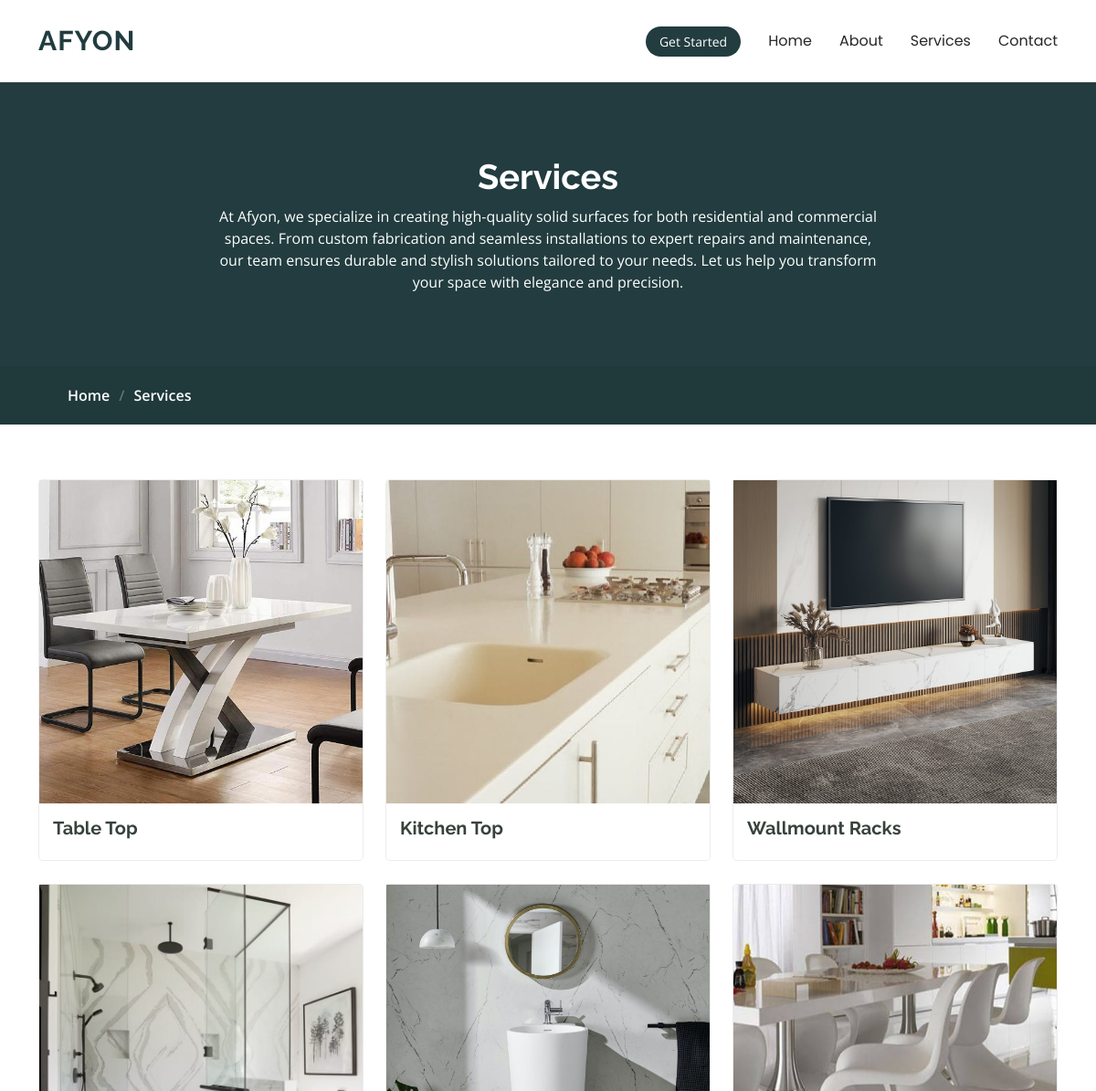
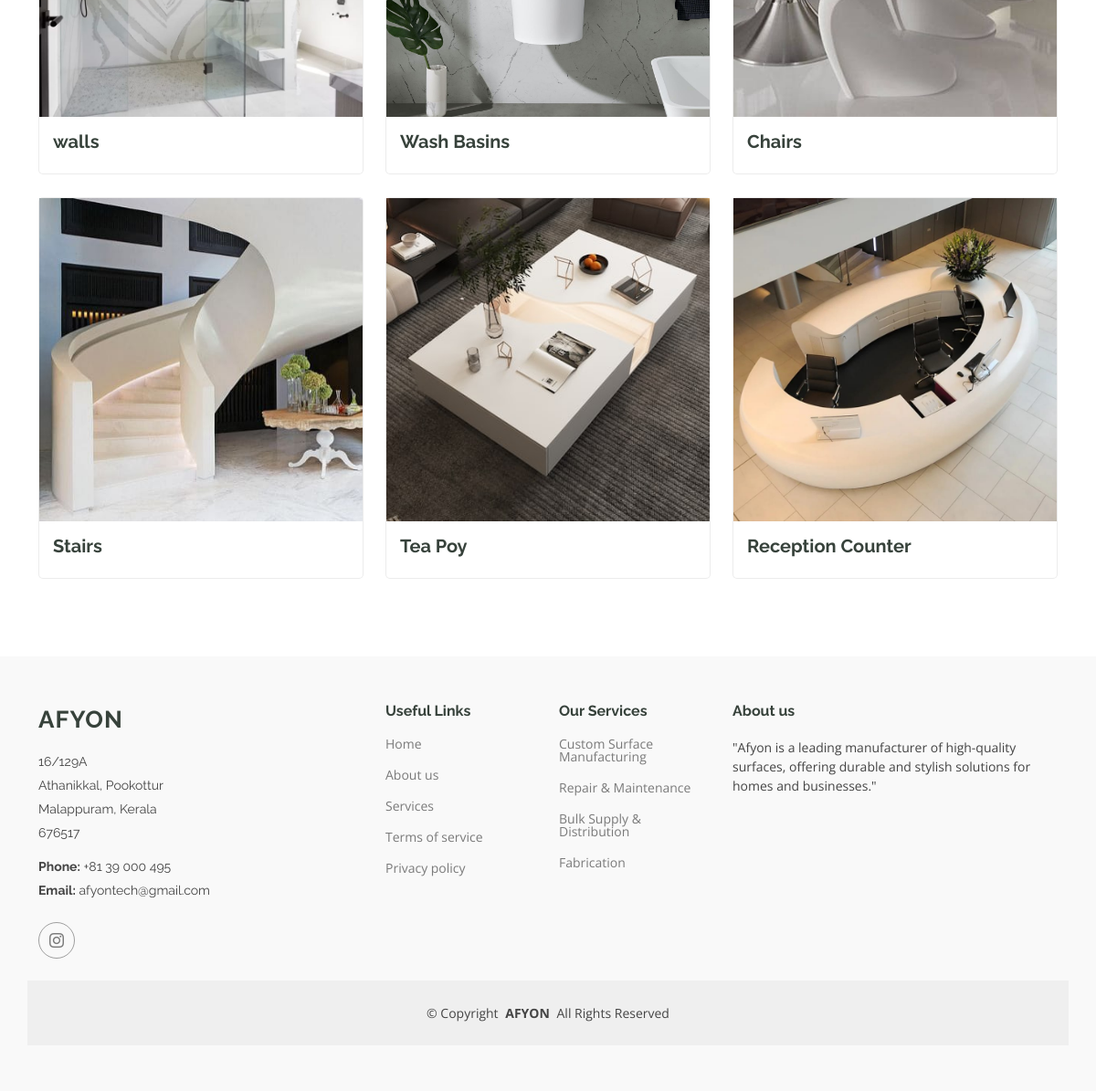
Page /services/ on the committed database (2 pictures, top to bottom).
### web/models.py (models this page shows, shortened)
class Services(models.Model):
    name = models.CharField(max_length=100)
    image = models.ImageField(upload_to='media/services')
    class Meta:
        verbose_name_plural = "service"
        verbose_name = "Services"

### web/views.py (the view)
# urls.py: path('services/', views.ServicesView.as_view(), name='services'),
class ServicesView(TemplateView):
    template_name = 'web/services.html'
    def get_context_data(self, **kwargs):
        context = super().get_context_data(**kwargs)
        context['service'] = Services.objects.all()
        context['is_services'] = True
        return context

### templates/web/services.html (shortened to what this page needs)
{% extends "web/base.html" %}
{% load static %}
{% block content %}
<main class="main">
    <div class="page-title" data-aos="fade">
      <div class="heading">
        <div class="container">
          <div class="row d-flex justify-content-center text-center">
            <div class="col-lg-8">
              <h1>Services</h1>
              <p class="mb-0">At Afyon, we specialize in creating high-quality solid surfaces for both residential and commercial spaces. From custom fabrication and seamless installations to expert repairs and maintenance, our team ensures durable and stylish solutions tailored to your needs. Let us help you transform your space with elegance and precision.</p>
            </div>
          </div>
        </div>
      </div>
      <nav class="breadcrumbs">
        <div class="container">
          <ol>
            <li><a href="{% url "index" %}">Home</a></li>
            <li class="{% url "services" %}">Services</li>
          </ol>
        </div>
      </nav>
    </div>
    <section id="courses" class="courses section">
      <div class="container">
        <div class="row">
         {% for i in service %}
          <div class="col-lg-4 col-md-6 d-flex align-items-stretch" data-aos="zoom-in" data-aos-delay="100">
            <div class="course-item">
              <img src="{{i.image.url}}" class="img-fluid" alt="...">
              <div class="course-content">
                <h3>{{i.name}}</h3>
              </div>
            </div>
          </div>
          {% endfor %}
        </div>
      </div>
    </section>
  </main>
 {% endblock %}

### templates/web/base.html (shortened to what this page needs)
{% load static %}
<!DOCTYPE html>
<html lang="en">
<head>
  <link rel="stylesheet" href="https://cdnjs.cloudflare.com/ajax/libs/font-awesome/6.5.1/css/all.min.css">
<link href="https://cdn.jsdelivr.net/npm/bootstrap@5.3.0/dist/css/bootstrap.min.css" rel="stylesheet">
  <link href="{% static "web/vendor/bootstrap/css/bootstrap.min.css" %}" rel="stylesheet">
  <link href="{% static "web/vendor/bootstrap-icons/bootstrap-icons.css" %}" rel="stylesheet">
  <link href="{% static "web/vendor/aos/aos.css" %}" rel="stylesheet">
  <link href="{% static "web/vendor/glightbox/css/glightbox.min.css" %}" rel="stylesheet">
  <link href="{% static "web/vendor/swiper/swiper-bundle.min.css" %}" rel="stylesheet">
  <link href="{% static "web/css/main.css" %}" rel="stylesheet">
</head>
<body class="index-page">
    {% include "web/partials/header.html" %}
    {% block  content%}
    {% endblock  %}
    {% include "web/partials/footer.html" %}
</body>
</html>

### templates/web/partials/header.html (shortened to what this page needs)
{% load static %}
<header id="header" class="header d-flex align-items-center sticky-top">
    <div class="container-fluid container-xl position-relative d-flex align-items-center">
      <a href="{% url "index" %}" class="logo d-flex align-items-center me-auto">
        <h1 class="sitename">AFYON</h1>
      </a>
      <nav id="navmenu" class="navmenu">
        <ul>
          <li><a href="{% url "index" %}" class="">Home<br></a></li>
          <li><a href="{% url "about" %}">About</a></li>
          <li><a href="{% url "services" %}">Services</a></li>
          <li><a href="{% url "contact" %}">Contact</a></li>
        </ul>
      </nav>
      <a class="btn-getstarted" href="{% url "services" %}">Get Started</a>
    </div>
  </header>

### templates/web/partials/footer.html
{% load static %}
<footer id="footer" class="footer position-relative light-background">
    <div class="container footer-top">
      <div class="row gy-4">
        <div class="col-lg-4 col-md-6 footer-about">
          <a href="{% url "index" %}" class="logo d-flex align-items-center">
            <span class="sitename">AFYON</span>
          </a>
          <div class="footer-contact pt-3">
            <p>16/129A</p>
            <p>Athanikkal, Pookottur</p>
            <p>Malappuram, Kerala</p>
            <p>676517</p>
            <p class="mt-3"><strong>Phone:</strong> <span>+81 39 000 495            </span></p>
            <p><strong>Email:</strong> <span>afyontech@gmail.com</span></p>
          </div>
          <div class="social-links d-flex mt-4">
            <a href="https://www.instagram.com/afyontech/?utm_source=qr&igsh=MXVxNG8yeHZ5MTFwYw%3D%3D#"><i class="bi bi-instagram"></i></a>
          </div>
        </div>
        <div class="col-lg-2 col-md-3 footer-links">
          <h4>Useful Links</h4>
          <ul>
            <li><a href="{% url "index" %}">Home</a></li>
            <li><a href="{% url "about" %}">About us</a></li>
            <li><a href="{% url "services" %}">Services</a></li>
            <li><a href="#">Terms of service</a></li>
            <li><a href="#">Privacy policy</a></li>
          </ul>
        </div>
        <div class="col-lg-2 col-md-3 footer-links">
          <h4>Our Services</h4>
          <ul>
            <li><a href="#">Custom Surface Manufacturing</a></li>
            <li><a href="#">Repair & Maintenance</a></li>
            <li><a href="#">Bulk Supply & Distribution</a></li>
            <li><a href="#">Fabrication</a></li>
          </ul>
        </div>
        <div class="col-lg-4 col-md-12 footer-newsletter">
          <h4>About us</h4>
          <p>"Afyon is a leading manufacturer of high-quality surfaces, offering durable and stylish solutions for homes and businesses."</p>
        </div>
      </div>
    </div>
    <div class="container copyright text-center mt-4">
      <p>© <span>Copyright</span> <strong class="px-1 sitename">AFYON</strong> <span>All Rights Reserved</span></p>
    </div>
  </footer>

### rows in the picture
Services: image (picture), name "Table Top"
Services: image (picture), name "Kitchen Top"
Services: image (picture), name "Wallmount Racks"
Services: image (picture), name "walls"
Services: image (picture), name "Wash Basins"
Services: image (picture), name "Chairs"
Services: image (picture), name "Stairs"
Services: image (picture), name "Tea Poy"
Services: image (picture), name "Reception Counter"
